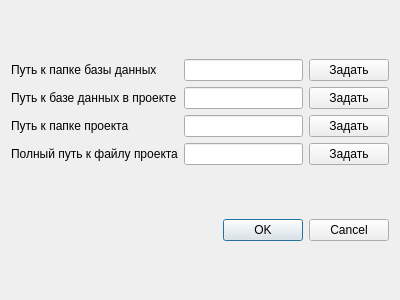
<?xml version="1.0" encoding="UTF-8"?>
<ui version="4.0">
 <class>dialog_settings</class>
 <widget class="QDialog" name="dialog_settings">
  <property name="geometry">
   <rect>
    <x>0</x>
    <y>0</y>
    <width>400</width>
    <height>300</height>
   </rect>
  </property>
  <property name="windowTitle">
   <string>Dialog</string>
  </property>
  <layout class="QVBoxLayout" name="verticalLayout">
   <item>
    <layout class="QGridLayout" name="gridLayout">
     <item row="0" column="0">
      <widget class="QLabel" name="label">
       <property name="text">
        <string>Путь к папке базы данных</string>
       </property>
      </widget>
     </item>
     <item row="0" column="1">
      <widget class="QLineEdit" name="folder_database"/>
     </item>
     <item row="0" column="2">
      <widget class="QPushButton" name="set_folder_database">
       <property name="text">
        <string>Задать</string>
       </property>
      </widget>
     </item>
     <item row="1" column="0">
      <widget class="QLabel" name="label_2">
       <property name="text">
        <string>Путь к базе данных в проекте</string>
       </property>
      </widget>
     </item>
     <item row="1" column="1">
      <widget class="QLineEdit" name="way_database"/>
     </item>
     <item row="1" column="2">
      <widget class="QPushButton" name="set_way_database">
       <property name="text">
        <string>Задать</string>
       </property>
      </widget>
     </item>
     <item row="2" column="0">
      <widget class="QLabel" name="label_3">
       <property name="text">
        <string>Путь к папке проекта</string>
       </property>
      </widget>
     </item>
     <item row="2" column="1">
      <widget class="QLineEdit" name="folder_project"/>
     </item>
     <item row="2" column="2">
      <widget class="QPushButton" name="set_folder_project">
       <property name="text">
        <string>Задать</string>
       </property>
      </widget>
     </item>
     <item row="3" column="0">
      <widget class="QLabel" name="label_4">
       <property name="text">
        <string>Полный путь к файлу проекта</string>
       </property>
      </widget>
     </item>
     <item row="3" column="1">
      <widget class="QLineEdit" name="way_project"/>
     </item>
     <item row="3" column="2">
      <widget class="QPushButton" name="set_way_project">
       <property name="text">
        <string>Задать</string>
       </property>
      </widget>
     </item>
    </layout>
   </item>
   <item>
    <widget class="QDialogButtonBox" name="yes">
     <property name="orientation">
      <enum>Qt::Horizontal</enum>
     </property>
     <property name="standardButtons">
      <set>QDialogButtonBox::Cancel|QDialogButtonBox::Ok</set>
     </property>
    </widget>
   </item>
  </layout>
 </widget>
 <resources/>
 <connections>
  <connection>
   <sender>yes</sender>
   <signal>accepted()</signal>
   <receiver>dialog_settings</receiver>
   <slot>accept()</slot>
   <hints>
    <hint type="sourcelabel">
     <x>248</x>
     <y>254</y>
    </hint>
    <hint type="destinationlabel">
     <x>157</x>
     <y>274</y>
    </hint>
   </hints>
  </connection>
  <connection>
   <sender>yes</sender>
   <signal>rejected()</signal>
   <receiver>dialog_settings</receiver>
   <slot>reject()</slot>
   <hints>
    <hint type="sourcelabel">
     <x>316</x>
     <y>260</y>
    </hint>
    <hint type="destinationlabel">
     <x>286</x>
     <y>274</y>
    </hint>
   </hints>
  </connection>
 </connections>
</ui>
